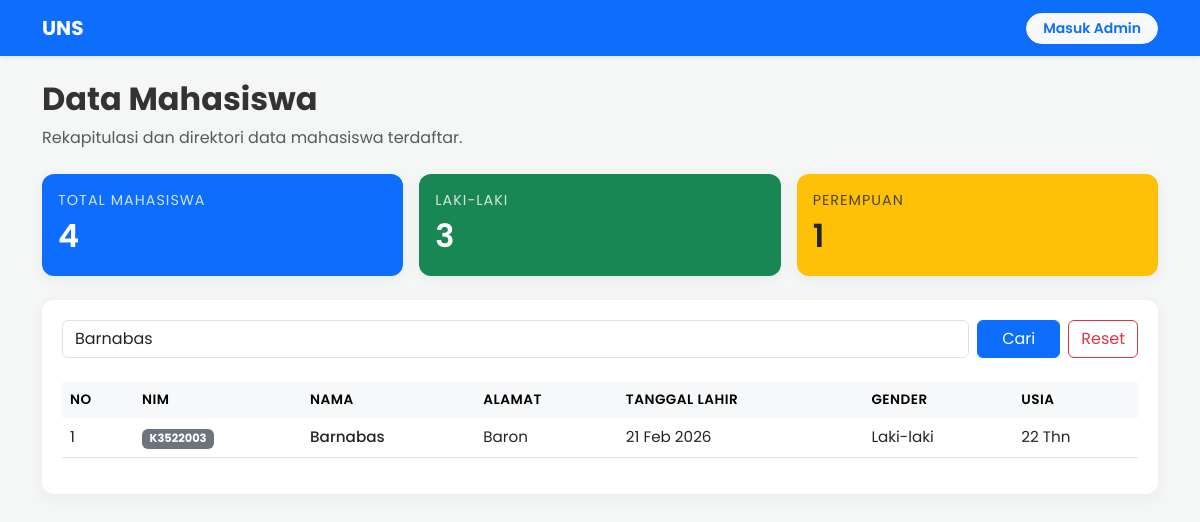
/index.php?cari=Barnabas, run on the app's committed database.
### tables this page shows
CREATE TABLE `mahasiswa` (
  `id` int(100) NOT NULL,
  `nim` varchar(100) NOT NULL,
  `nama` varchar(100) NOT NULL,
  `alamat` varchar(100) NOT NULL,
  `tanggal_lahir` varchar(100) NOT NULL,
  `gender` varchar(100) NOT NULL,
  `usia` int(50) NOT NULL
);

### index.php (the view, shortened to what this page needs)
<?php
include 'config/koneksi.php';
?>
<!DOCTYPE html>
<html lang="id">
<head>
    <link href="https://cdn.jsdelivr.net/npm/bootstrap@5.3.0/dist/css/bootstrap.min.css" rel="stylesheet">
    <link rel="stylesheet" href="assets/css/style.css">
</head>
<body>
    <nav class="navbar navbar-expand-lg navbar-dark bg-primary shadow-sm mb-4">
        <div class="container">
            <a class="navbar-brand fw-bold" href="index.php">UNS</a>
            <div class="collapse navbar-collapse" id="navbarHome">
                <ul class="navbar-nav ms-auto mt-3 mt-lg-0">
                    <li class="nav-item">
                        <a href="pages/admin.php" class="btn btn-light btn-sm fw-semibold text-primary px-3 rounded-pill w-100">Masuk Admin</a>
                    </li>
                </ul>
            </div>
        </div>
    </nav>
    <div class="container pb-5">
        <div class="mb-4">
            <h2 class="fw-bold">Data Mahasiswa</h2>
            <p class="text-muted">Rekapitulasi dan direktori data mahasiswa terdaftar.</p>
        </div>
        <div class="row g-3 mb-4">
            <?php
            $q_total = mysqli_query($koneksi, "SELECT COUNT(*) AS total FROM mahasiswa");
            $total = mysqli_fetch_assoc($q_total)['total'];
            $q_l = mysqli_query($koneksi, "SELECT COUNT(*) AS total_l FROM mahasiswa WHERE gender='Laki-laki'");
            $total_l = mysqli_fetch_assoc($q_l)['total_l'];
            $q_p = mysqli_query($koneksi, "SELECT COUNT(*) AS total_p FROM mahasiswa WHERE gender='Perempuan'");
            $total_p = mysqli_fetch_assoc($q_p)['total_p'];
            ?>
            <div class="col-md-4">
                <div class="card card-custom bg-primary text-white h-100 p-3">
                    <div class="stat-title">Total Mahasiswa</div>
                    <div class="stat-value"><?= $total ?></div>
                </div>
            </div>
            <div class="col-md-4">
                <div class="card card-custom bg-success text-white h-100 p-3">
                    <div class="stat-title">Laki-laki</div>
                    <div class="stat-value"><?= $total_l ?></div>
                </div>
            </div>
            <div class="col-md-4">
                <div class="card card-custom bg-warning text-dark h-100 p-3">
                    <div class="stat-title">Perempuan</div>
                    <div class="stat-value"><?= $total_p ?></div>
                </div>
            </div>
        </div>
        <div class="table-wrapper">
            <form method="GET" action="index.php" class="mb-4 d-flex">
                <input type="text" name="cari" class="form-control me-2" placeholder="Cari berdasarkan nama..." value="<?php echo isset($_GET['cari']) ? $_GET['cari'] : ''; ?>">
                <button type="submit" class="btn btn-primary px-4">Cari</button>
                <?php if(isset($_GET['cari']) && $_GET['cari'] != ''): ?>
                    <a href="index.php" class="btn btn-outline-danger ms-2">Reset</a>
                <?php endif; ?>
            </form>
            <div class="table-responsive">
                <table class="table table-hover align-middle">
                    <thead class="table-light">
                        <tr>
                            <th>No</th><th>NIM</th><th>Nama</th><th>Alamat</th><th>Tanggal Lahir</th><th>Gender</th><th>Usia</th>
                        </tr>
                    </thead>
                    <tbody>
                        <?php
                        $no = 1;
                        if (isset($_GET['cari'])) {
                            $cari = $_GET['cari'];
                            $query = mysqli_query($koneksi, "SELECT * FROM mahasiswa WHERE nama LIKE '%$cari%' ORDER BY id DESC");
                        } else {
                            $query = mysqli_query($koneksi, "SELECT * FROM mahasiswa ORDER BY id DESC");
                        }
                        if(mysqli_num_rows($query) > 0) {
                            while ($data = mysqli_fetch_array($query)) {
                        ?>
                        <tr>
                            <td><?= $no++ ?></td>
                            <td><span class="badge bg-secondary"><?= $data['nim'] ?></span></td>
                            <td class="fw-medium"><?= $data['nama'] ?></td>
                            <td><?= $data['alamat'] ?></td>
                            <td><?= date('d M Y', strtotime($data['tanggal_lahir'])) ?></td>
                            <td><?= $data['gender'] ?></td>
                            <td><?= $data['usia'] ?> Thn</td>
                        </tr>
                        <?php
                            }
                        } else {
                            echo "<tr><td colspan='7' class='text-center py-4 text-muted'>Data tidak ditemukan</td></tr>";
                        }
                        ?>
                    </tbody>
                </table>
            </div>
        </div>
    </div>
</body>
</html>

### assets/css/style.css (style rules this page uses)
body { font-family: 'Poppins', sans-serif; background-color: #f4f7f6; color: #333; }
.card-custom { border: none; border-radius: 12px; box-shadow: 0 4px 15px rgba(0, 0, 0, 0.05); transition: transform 0.2s ease; }
.stat-title { font-size: 0.9rem; text-transform: uppercase; letter-spacing: 1px; opacity: 0.8; }
.stat-value { font-size: 2rem; font-weight: 600; }
.table-wrapper { background: #fff; padding: 20px; border-radius: 12px; box-shadow: 0 4px 15px rgba(0, 0, 0, 0.05); }
.table thead th { border-bottom: none; font-weight: 600; text-transform: uppercase; font-size: 0.85rem; letter-spacing: 0.5px; }
.table tbody td { vertical-align: middle; font-size: 0.95rem; }

### data on the page
mahasiswa: nim "K3522003", nama "Barnabas", alamat "Baron", tanggal_lahir "21 Feb 2026", gender "Laki-laki", usia "22"

### other printed values
$total "4"
$total_l "3"
$total_p "1"
